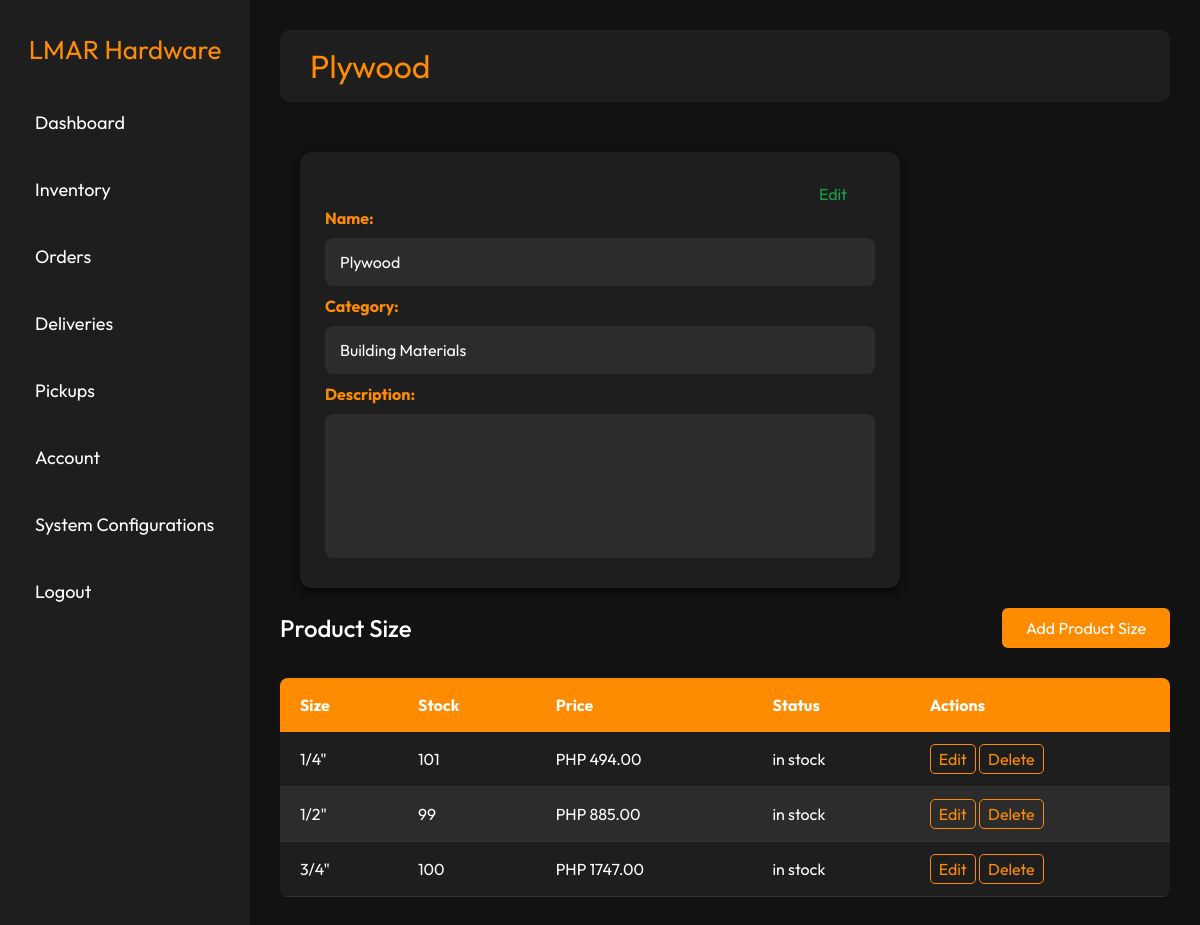
Page /backend/product/view_product.php?id=10 (signed in) on the committed database.
### tables this page shows
CREATE TABLE IF NOT EXISTS `products` (
  `id` int NOT NULL AUTO_INCREMENT,
  `product_name` varchar(100) NOT NULL,
  `product_img` text NOT NULL,
  `category` int NOT NULL,
  `description` text,
  `created_at` timestamp NOT NULL DEFAULT CURRENT_TIMESTAMP,
  `updated_at` timestamp NOT NULL DEFAULT CURRENT_TIMESTAMP ON UPDATE CURRENT_TIMESTAMP,
  PRIMARY KEY (`id`),
  KEY `category` (`category`)
);

CREATE TABLE IF NOT EXISTS `categories` (
  `id` int NOT NULL AUTO_INCREMENT,
  `name` varchar(250) NOT NULL,
  PRIMARY KEY (`id`)
);

CREATE TABLE IF NOT EXISTS `product_size` (
  `size_id` int NOT NULL AUTO_INCREMENT,
  `product_id` int NOT NULL,
  `size` varchar(255) NOT NULL,
  `stock` int NOT NULL,
  `price` decimal(10,2) NOT NULL,
  PRIMARY KEY (`size_id`),
  KEY `product_id` (`product_id`)
);

### backend/classes/product.class.php (called while the page is built, shortened)
<?php
require_once 'database.php';
class Product {
    protected $db;
    function __construct() {
        $this->db = new Database();
    }
     function fetchRecord($id) {
        $sql = "SELECT * FROM products WHERE id = :id;";
        $query = $this->db->connect()->prepare($sql);
        $query->bindParam(':id', $id);
        $data = null;
        if ($query->execute()) {
            $data = $query->fetch();
        }
        return $data;
    }
    function fetchCategory() {
        $sql = "SELECT * FROM categories ORDER BY name ASC;";
        $query = $this->db->connect()->prepare($sql);
        $data = null;
        if ($query->execute()) {
            $data = $query->fetchAll(PDO::FETCH_ASSOC);
        }
        return $data;
    }
}

### backend/classes/database.php (called while the page is built)
<?php
class Database{
    private $host = 'localhost';
    private $username = 'root';
    private $password = '';
    private $dbname = 'lmar_hardware';
    protected $connection;
    function connect(){
        if($this->connection === null){
            $this->connection = new PDO("mysql:host=$this->host;dbname=$this->dbname", $this->username, $this->password);
        }
        return $this->connection;
    }
}
?>

### backend/classes/product_size.class.php (called while the page is built, shortened)
<?php
    require_once 'product.class.php';
    class ProductSize extends Product{
        public $product_id = '';
        function fetchProdSizeById(){
            $sql = "SELECT * from product_size WHERE product_id = :product_id";
            $query = $this->db->connect()->prepare($sql);
            $query->bindParam(':product_id', $this->product_id);
            $data = null;
            if($query->execute()){
                $data = $query->fetchAll();
                return $data;
            }
            return $data;
        }
    }

### backend/product/view_product.php (the view, shortened to what this page needs)
<?php
    require_once "../classes/product.class.php";
    require_once "../classes/product_size.class.php";
    include_once "../includes/header.php";
    $productObj = new Product();
    $productSizeObj = new ProductSize();
    $error = $success = $category_name = $e = $id = $product_code = $product_name  = $size = $category = $price = $stocks = $data = $categoryId = $description = $record = $getProdSizes = "";
    $categories = $productObj->fetchCategory();
    if (isset($_GET['id'])) {
            $id = $_GET['id'];
            $record = $productObj->fetchRecord($id);
            if (!empty($record)) {
                $product_name = $record['product_name'];
                $category = $record['category'];
                $description = $record['description'];
                foreach ($categories as $categoryName){
                    if($category == $categoryName['id']){
                        $category_name = $categoryName['name'];
                        break;
                    }
                }
                $productSizeObj->product_id = $record['id'];
                $getProdSizes = $productSizeObj->fetchProdSizeById();
            } else {
                $_SESSION["outputMsg"]["error"] = 'No product found';
                header("location: /backend/dashboard/inventory.php");
                exit;
            }
        } else {
            $_SESSION["outputMsg"]["error"] = 'No product found';
            header("location: /backend/dashboard/inventory.php");
            exit;
        }
?>
<body>
<?php include_once "../includes/sidebar.php"; ?>
<div class="main-content">
    <div class="header">
        <h1 class="text-2xl text-center"><?= $product_name ?></h1>
    </div>
    <div class="flex flex-col justify-start">
        <form action="" method="" class="flex flex-col">
            <a href="view_product.php?modal=edit_product&id=<?= $id ?>" class="flex items-center self-end gap-2 text-green-600">Edit <i data-lucide="pencil-line" class=" size-5"></i></a>
            <label for="product_name">Name:</label>
            <input type="text" name="product_name" value="<?= $product_name ?>" disabled>
            <label for="category" class=" mt-2 ">Category:</label>
            <input type="text" name="category_name" value="<?= $category_name ?>" disabled>
            <label for="description" class=" mt-2 ">Description:</label>
            <textarea type="text" name="description" rows="5" class=" resize-none" disabled> <?= $description ?></textarea>
        </form>
        <div class="flex justify-between items-center">
            <p class="text-2xl font-medium text-white">Product Size</p>
            <a href="view_product.php?modal=new_size&id=<?= $id ?>" class="btn bg-[#ff8c00] py-2 px-6 rounded-md" >
                Add Product Size
            </a>
        </div>
        <table>
            <thead>
            <tr>
                <th>Size</th>
                <th>Stock</th>
                <th>Price</th>
                <th>Status</th>
                <th>Actions</th>
            </tr>
            </thead>
            <tbody>
            <?php if (!empty($getProdSizes)): ?>
                <?php foreach ($getProdSizes as $prodSize): ?>
                    <tr>
                        <td><?= $prodSize['size']?></td>
                        <td><?=$prodSize['stock'] ?></td>
                        <td>PHP <?= $prodSize['price'] ?></td>
                        <td><?php echo ($prodSize['stock'] == 0)? 'out of stock': ($prodSize['stock'] > 10 ? 'in stock': 'low on stock' ); ?></td>
                        <td>
                            <a href="view_product.php?id=<?= $id ?>&modal=edit_size&size_id=<?= $prodSize['size_id'] ?>">Edit</a>
                            <a href="../product_size/delete_size.php?id=<?= $prodSize['size_id'] ?>"
                               onclick="return confirm('Are you sure?')">Delete</a>
                        </td>
                    </tr>
                <?php endforeach; ?>
            <?php else: ?>
                <tr>
                    <td colspan="4">No product size available.</td>
                </tr>
            <?php endif; ?>
            </tbody>
        </table>
    </div>
</div>
</body>
</html>
</html>

### backend/css/style.css (style rules this page uses)
* { box-sizing: border-box; margin: 0; padding: 0; }
body { font-family: 'Segoe UI', Tahoma, Geneva, Verdana, sans-serif; background-color: #121212; color: #ffffff; display: flex; min-height: 100vh; }
.main-content { margin-left: 250px; padding: 30px; width: calc(100% - 250px); background-color: #121212; height: 100%; }
.header { background-color: #1e1e1e; padding: 20px 30px; border-radius: 10px; margin-bottom: 30px; display: flex; align-items: center; justify-content: space-between; }
.header h1 { font-size: 32px; color: #ff8c00; }
form { background-color: #1e1e1e; padding: 30px 25px; border-radius: 12px; box-shadow: 0 4px 8px rgba(0, 0, 0, 0.6); max-width: 600px; margin: 20px ; }
form label { display: block; margin-bottom: 8px; font-weight: bold; color: #ff8c00; }
form input[type="text"], form input[type="number"], form input[type="tel"], form input[type="date"], form input[type="email"], form input[type="password"], form textarea, form select { width: 100%; padding: 12px 15px; border: none; border-radius: 8px; background-color: #2c2c2c; color: #ffffff; font-size: 16px; }
form input[type="text"]::placeholder, form input[type="number"]::placeholder { color: #aaaaaa; }
table { width: 100%; border-collapse: collapse; margin-top: 30px; background-color: #1e1e1e; border-radius: 8px; overflow: hidden; }
table thead { background-color: #ff8c00; }
table th, table td { padding: 15px 20px; text-align: left; }
table th { color: #ffffff; font-size: 16px; }
table tbody tr { border-bottom: 1px solid #333333; }
table tbody tr:nth-child(even) { background-color: #2c2c2c; }
table td a { color: #ff8c00; text-decoration: none; padding: 4px 8px; border: 1px solid #ff8c00; border-radius: 5px; transition: background 0.3s, color 0.3s; }

### rows in the picture
products: product_name "Plywood"
categories: category_name "Building Materials"
product_size: size "1/4\"", stock "101", price "494.00", shows "in stock"
product_size: size "1/2\"", stock "99", price "885.00", shows "in stock"
product_size: size "3/4\"", stock "100", price "1747.00", shows "in stock"
